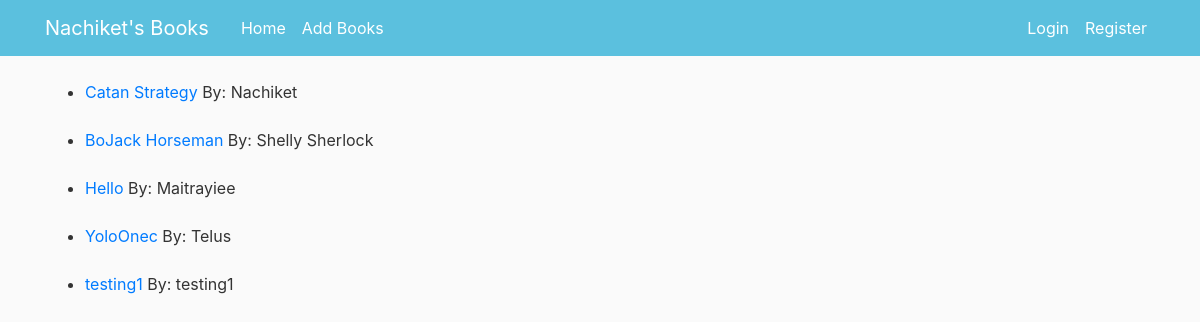
The app's page /, older data.
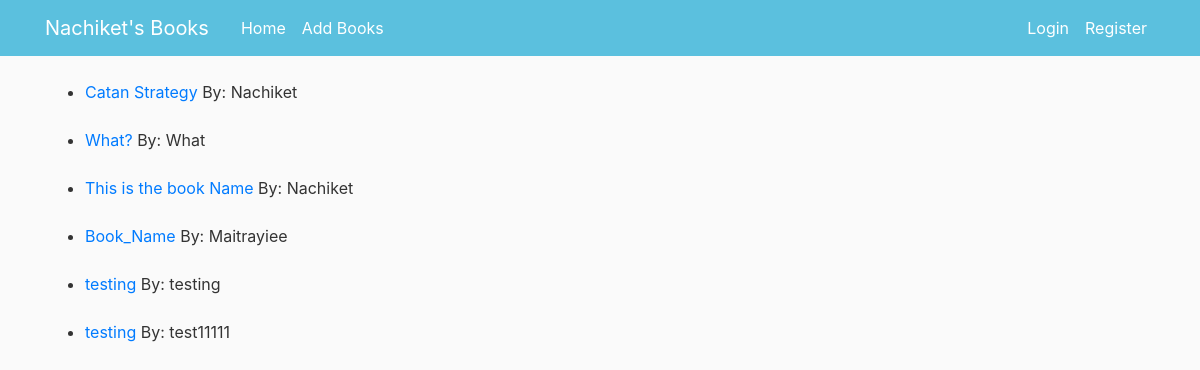
The same page, newer data.
### booklog/models.py (models this page shows, shortened)
class Book(models.Model):
    title = models.CharField(max_length=100)
    author = models.CharField(max_length=30, default=' ')
    review_type = models.TextChoices('ReviewType', 'Good Bad Terrible')
    image = models.ImageField(default='default.jpg', upload_to='book_cover_pic')
    review = models.CharField(blank=True, choices=review_type.choices, max_length=10)

### booklog/views.py (the view)
# urls.py: path('', views.Home.as_view(), name='books-home'),
class Home(generic.ListView):
    model = Book
    template_name = 'booklog/home.html'
    context_object_name = 'latest_books'

### booklog/templates/booklog/home.html
{% extends "booklog/base.html" %}
{% block content %}
    {% if latest_books %}
        <ul>
        {% for title in latest_books %}
            <li> <a href="{% url 'books-detail' title.id %}"> {{ title.title }}</a>
               By: {{ title.author }}
               <br><br>
            </li>
        {% endfor %}
        </ul>
        {% else %}
            <p>No books are available.</p>
    {% endif %}
{% endblock content %}

### booklog/templates/booklog/base.html (shortened to what this page needs)
 {% load static %}
 <html>
   <head>
        <link rel="stylesheet" href="https://maxcdn.bootstrapcdn.com/bootstrap/4.0.0/css/bootstrap.min.css">
    </head>
    <link rel= "stylesheet" type="text/css" href="{% static 'booklog/main.css' %}">
    <body>
        <header class="site-header">
            <nav class="navbar navbar-expand-md navbar-dark bg-steel fixed-top">
              <div class="container">
                <a class="navbar-brand mr-4" href="/">Nachiket's Books</a>
                <div class="collapse navbar-collapse" id="navbarToggle">
                  <div class="navbar-nav mr-auto">
                    <a class="nav-item nav-link" href="{% url 'books-home' %}">Home</a>
                    <a class="nav-item nav-link" href="{% url 'add-books' %}">Add Books</a>
                  </div>
                  <div class="navbar-nav">
                    <a class="nav-item nav-link" href="#">Login</a>
                    <a class="nav-item nav-link" href="#">Register</a>
                  </div>
                </div>
              </div>
            </nav>
          </header>
          <main role="main" class="container">
            <div class="row">
              <div class="col-md-8">
                {% block content %}{% endblock %}
              </div>
            </div>
          </main>
    </body>
</html>

### booklog/static/booklog/main.css (style rules this page uses)
body { background: #fafafa; color: #333333; margin-top: 5rem; }
ul { margin: 0; }
.bg-steel { background-color: #5bc0de; }
.site-header .navbar-nav .nav-link { color: #ffffff; }

Row changes from the older to the newer data that the page shows:
removed Book: title "BoJack Horseman", author "Shelly Sherlock"
removed Book: title "Hello", author "Maitrayiee"
removed Book: title "YoloOnec", author "Telus"
removed Book: title "testing1", author "testing1"
added Book: title "What?", author "What"
added Book: title "This is the book Name", author "Nachiket"
added Book: title "Book_Name", author "Maitrayiee"
added Book: title "testing", author "testing"
added Book: title "testing", author "test11111"
